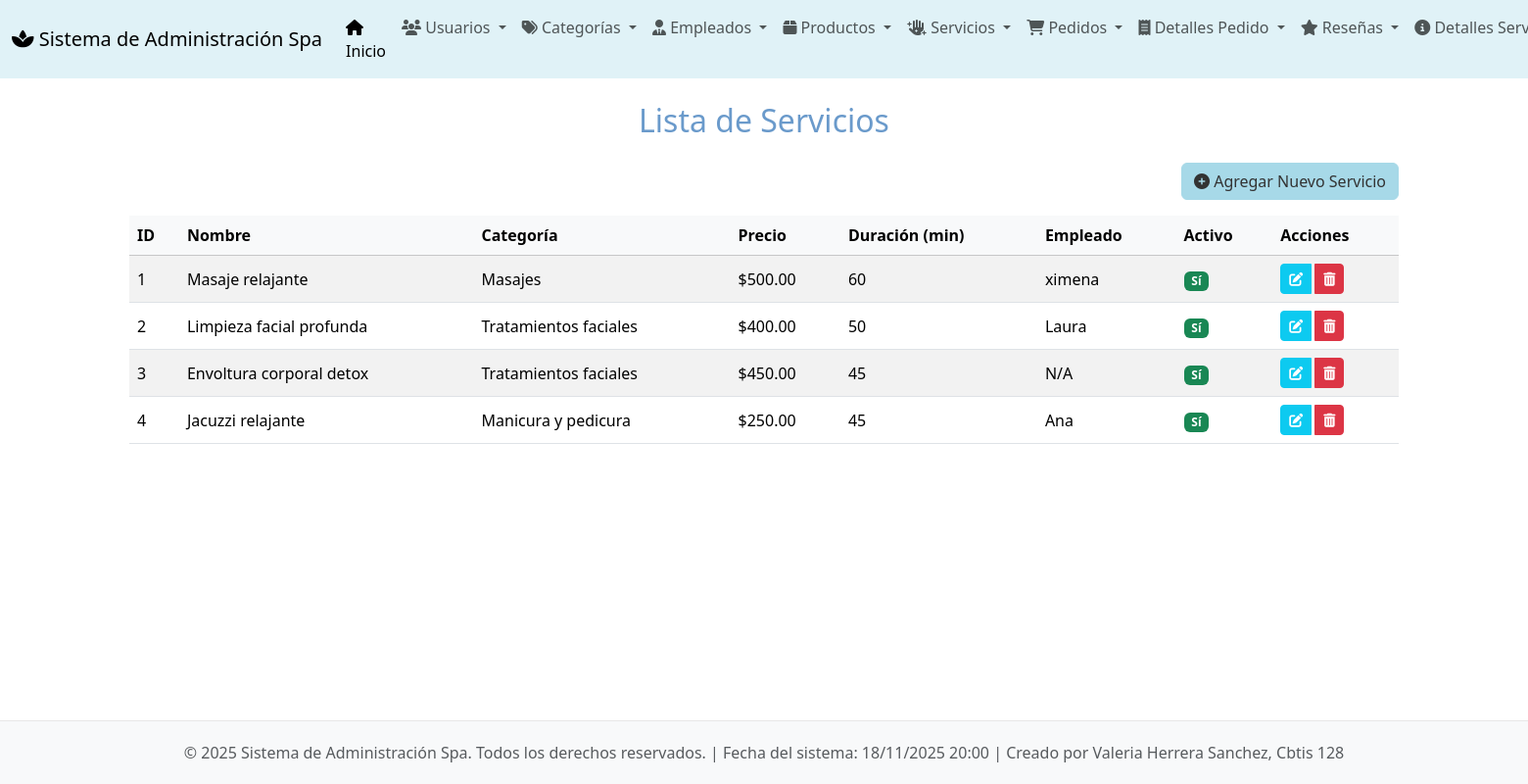
The app's page /servicios/ with its own data.
### app_Spa/models.py (models this page shows, shortened)
class Servicios(models.Model):
    id_servicio = models.AutoField(primary_key=True, unique=True)
    nombre_servicio = models.CharField(max_length=100)
    descripcion = models.TextField()
    precio = models.DecimalField(max_digits=10, decimal_places=2)
    duracion = models.IntegerField()
    categoria = models.ForeignKey(
        Categorias,
        on_delete=models.CASCADE,
        related_name="servicios"
    )
    productos_utilizados = models.TextField(blank=True, null=True)
    empleado_asignado = models.ForeignKey(
        Empleados,
        on_delete=models.SET_NULL,
        related_name="servicios",
        null=True
    )
    fecha_creacion = models.DateTimeField(auto_now_add=True)
    activo = models.BooleanField(default=True)

class Categorias(models.Model):
    id_categoria = models.AutoField(primary_key=True, unique=True)
    nombre = models.CharField(max_length=100)
    descripcion = models.TextField()
    fecha_creacion = models.DateTimeField(auto_now_add=True)
    activa = models.BooleanField(default=True)

class Empleados(models.Model):
    id_empleado = models.AutoField(primary_key=True, unique=True)
    nombre = models.CharField(max_length=20)
    apellido = models.CharField(max_length=50)
    correo = models.EmailField(max_length=100)
    telefono = models.CharField(max_length=20)
    direccion = models.CharField(max_length=25)
    fecha_contratacion = models.CharField(max_length=15)
    salario = models.DecimalField(max_digits=10, decimal_places=2)
    horario = models.CharField(max_length=50)
    activo = models.BooleanField(default=True)
    puesto = models.CharField(max_length=50)

### app_Spa/views.py (the view)
# urls.py: path('servicios/', views.ver_servicios, name='ver_servicios'),
def ver_servicios(request):
    servicios = Servicios.objects.all()
    return render(request, 'servicios/ver_servicios.html', {'servicios': servicios})

### app_Spa/templates/servicios/ver_servicios.html (shortened to what this page needs)
{% extends 'base.html' %}
{% block content %}
<h2 class="mb-4 text-center" style="color: #6a9acb;">Lista de Servicios</h2>
<div class="text-end mb-3">
    <a href="{% url 'agregar_servicio' %}" class="btn btn-primary">
        <i class="fas fa-plus-circle"></i> Agregar Nuevo Servicio
    </a>
</div>
{% if servicios %}
<div class="table-responsive">
    <table class="table table-striped table-hover align-middle">
        <thead class="table-light">
            <tr>
                <th scope="col">ID</th>
                <th scope="col">Nombre</th>
                <th scope="col">Categoría</th>
                <th scope="col">Precio</th>
                <th scope="col">Duración (min)</th>
                <th scope="col">Empleado</th>
                <th scope="col">Activo</th>
                <th scope="col">Acciones</th>
            </tr>
        </thead>
        <tbody>
            {% for servicio in servicios %}
            <tr>
                <td>{{ servicio.id_servicio }}</td>
                <td>{{ servicio.nombre_servicio }}</td>
                <td>{{ servicio.categoria.nombre }}</td>
                <td>${{ servicio.precio }}</td>
                <td>{{ servicio.duracion }}</td>
                <td>{{ servicio.empleado_asignado.nombre|default:"N/A" }}</td>
                <td>
                    {% if servicio.activo %}
                        <span class="badge bg-success">Sí</span>
                    {% else %}
                        <span class="badge bg-danger">No</span>
                    {% endif %}
                </td>
                <td>
                    <div class="btn-group" role="group" aria-label="Acciones de servicio">
                        <a href="{% url 'actualizar_servicio' servicio.id_servicio %}" class="btn btn-sm btn-info text-white me-1" title="Editar">
                            <i class="fas fa-edit"></i>
                        </a>
                        <a href="{% url 'borrar_servicio' servicio.id_servicio %}" class="btn btn-sm btn-danger" title="Eliminar">
                            <i class="fas fa-trash-alt"></i>
                        </a>
                    </div>
                </td>
            </tr>
            {% endfor %}
        </tbody>
    </table>
</div>
{% else %}
<div class="alert alert-info text-center" role="alert">
    No hay servicios registrados.
</div>
{% endif %}
{% endblock %}

### app_Spa/templates/base.html (style rules this page uses)
body { display: flex; flex-direction: column; min-height: 100vh; }
.btn-primary { background-color: #a7d9e8; border-color: #a7d9e8; color: #333; }
.table thead { background-color: #e0f2f7; }

### records on screen
Servicios: id_servicio "1", nombre_servicio "Masaje relajante", categoria.nombre "Masajes", precio "500.00", duracion "60", empleado_asignado.nombre "ximena", activo "Sí"
Servicios: id_servicio "2", nombre_servicio "Limpieza facial profunda", categoria.nombre "Tratamientos faciales", precio "400.00", duracion "50", empleado_asignado.nombre "Laura", activo "Sí"
Servicios: id_servicio "3", nombre_servicio "Envoltura corporal detox", categoria.nombre "Tratamientos faciales", precio "450.00", duracion "45", empleado_asignado.nombre "N/A", activo "Sí"
Servicios: id_servicio "4", nombre_servicio "Jacuzzi relajante", categoria.nombre "Manicura y pedicura", precio "250.00", duracion "45", empleado_asignado.nombre "Ana", activo "Sí"
